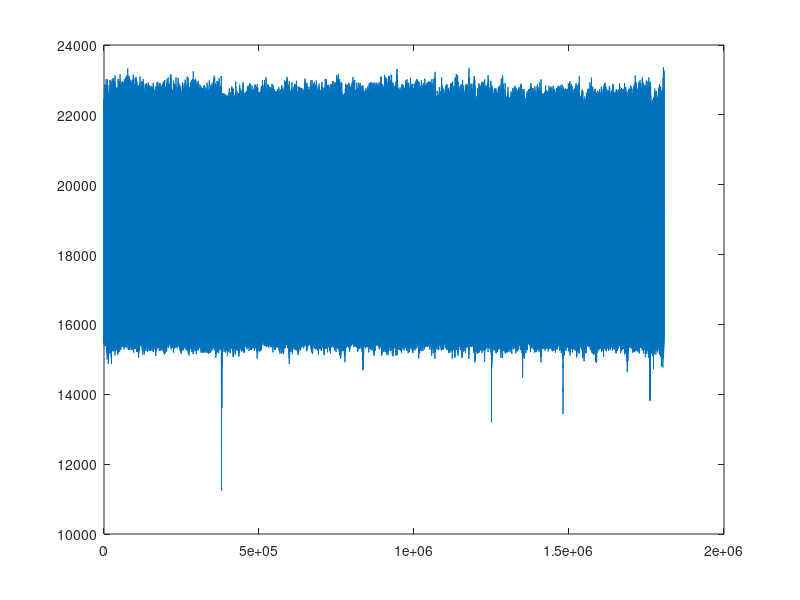
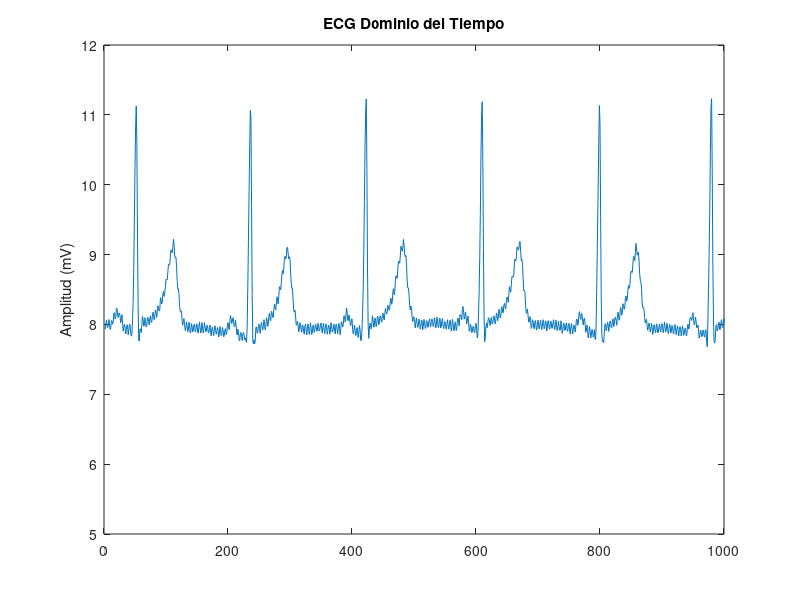
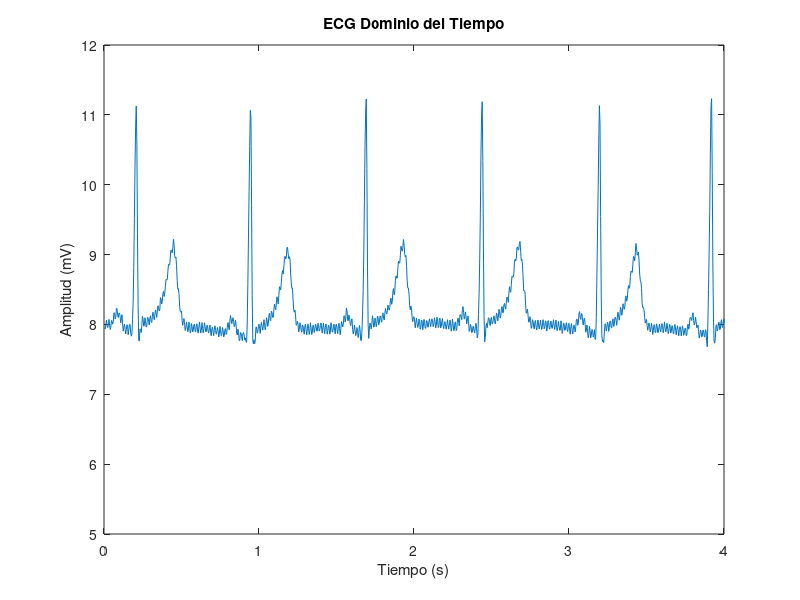
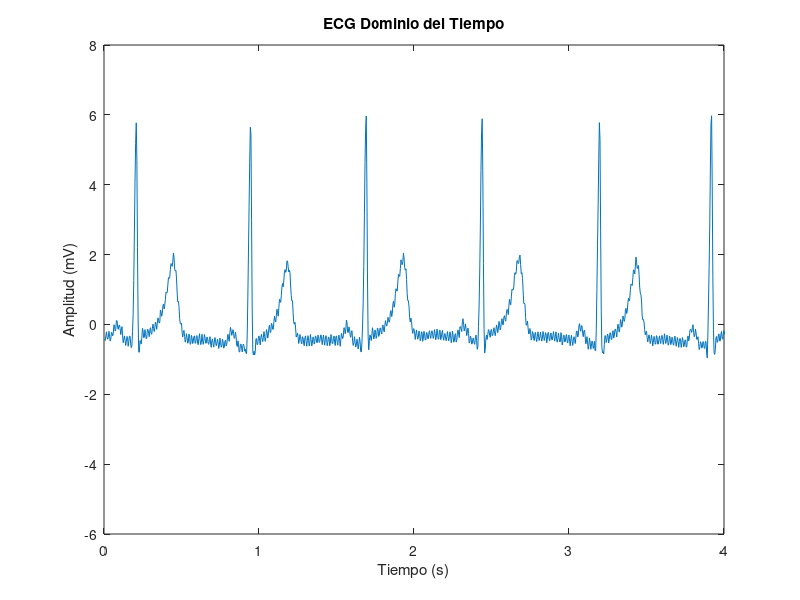

The MATLAB source for these figures, in order:
clc;
close all;
clear;

%% Cargar la señal

load('ecg.mat');
plot(ecg);

%% Ajustar amplitud
G = 2000; %1mV
ecg_mv = ecg/G; %Amplitud ajustada
figure;
plot(ecg_mv);
xlim([0 1000]);
ylabel('Amplitud (mV)');
title('ECG Dominio del Tiempo');

%% Ajustar el vector de tiempo
Fs = 250;
t = (1:1:length(ecg))*(1/Fs);

figure;
plot(t,ecg_mv);
xlim([0 4]);
xlabel('Tiempo (s)');
ylabel('Amplitud (mV)');
title('ECG Dominio del Tiempo');

%% Centralizar la señal en cero
ecg_final = (ecg_mv - mean(ecg_mv))/std(ecg_mv);

figure;
plot(t,ecg_final);
xlim([0 4]);
xlabel('Tiempo (s)');
ylabel('Amplitud (mV)');
title('ECG Dominio del Tiempo');
